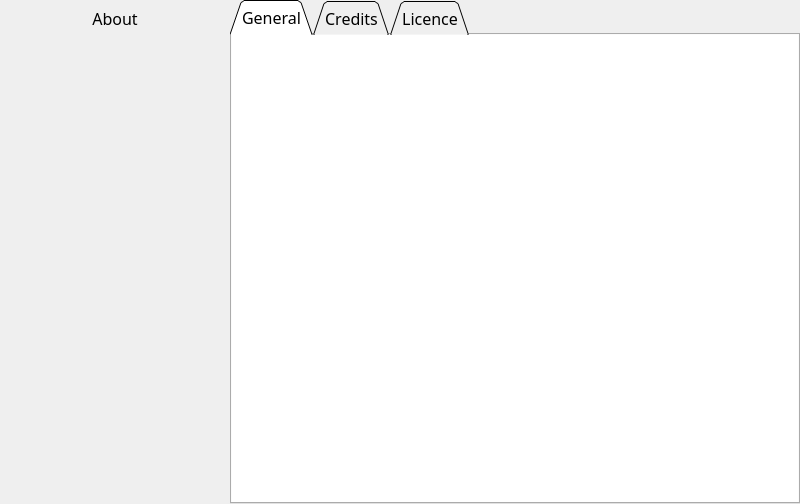
<?xml version="1.0" encoding="UTF-8"?>
<ui version="4.0">
 <class>AppAbout</class>
 <widget class="QDialog" name="AppAbout">
  <property name="geometry">
   <rect>
    <x>0</x>
    <y>0</y>
    <width>800</width>
    <height>504</height>
   </rect>
  </property>
  <property name="font">
   <font>
    <family>Trebuchet MS</family>
    <pointsize>12</pointsize>
   </font>
  </property>
  <property name="windowTitle">
   <string>About mBible</string>
  </property>
  <property name="windowIcon">
   <iconset resource="../icons/icons.qrc">
    <normaloff>:/icons/app_icon</normaloff>:/icons/app_icon</iconset>
  </property>
  <property name="sizeGripEnabled">
   <bool>false</bool>
  </property>
  <layout class="QVBoxLayout" name="MainLayout">
   <property name="spacing">
    <number>0</number>
   </property>
   <property name="leftMargin">
    <number>0</number>
   </property>
   <property name="topMargin">
    <number>0</number>
   </property>
   <property name="rightMargin">
    <number>0</number>
   </property>
   <property name="bottomMargin">
    <number>0</number>
   </property>
   <item>
    <layout class="QHBoxLayout" name="CentralWidget">
     <property name="spacing">
      <number>0</number>
     </property>
     <property name="bottomMargin">
      <number>0</number>
     </property>
     <item>
      <layout class="QVBoxLayout" name="PanelLeft">
       <item>
        <widget class="QLabel" name="LblSidebar">
         <property name="sizePolicy">
          <sizepolicy hsizetype="Fixed" vsizetype="Fixed">
           <horstretch>0</horstretch>
           <verstretch>0</verstretch>
          </sizepolicy>
         </property>
         <property name="minimumSize">
          <size>
           <width>230</width>
           <height>490</height>
          </size>
         </property>
         <property name="text">
          <string>&lt;html&gt;&lt;head/&gt;&lt;body&gt;&lt;p align=&quot;center&quot;&gt;About&lt;/p&gt;&lt;p align=&quot;center&quot;&gt;&lt;img src=&quot;:/images/version.png&quot;/&gt;&lt;/p&gt;&lt;/body&gt;&lt;/html&gt;</string>
         </property>
         <property name="scaledContents">
          <bool>true</bool>
         </property>
         <property name="alignment">
          <set>Qt::AlignLeading|Qt::AlignLeft|Qt::AlignTop</set>
         </property>
        </widget>
       </item>
      </layout>
     </item>
     <item>
      <layout class="QVBoxLayout" name="PanelRight">
       <item>
        <widget class="QTabWidget" name="PrefsTabs">
         <property name="enabled">
          <bool>true</bool>
         </property>
         <property name="sizePolicy">
          <sizepolicy hsizetype="Expanding" vsizetype="Expanding">
           <horstretch>0</horstretch>
           <verstretch>0</verstretch>
          </sizepolicy>
         </property>
         <property name="minimumSize">
          <size>
           <width>0</width>
           <height>0</height>
          </size>
         </property>
         <property name="font">
          <font>
           <family>Trebuchet MS</family>
           <pointsize>12</pointsize>
           <weight>50</weight>
           <bold>false</bold>
          </font>
         </property>
         <property name="tabPosition">
          <enum>QTabWidget::North</enum>
         </property>
         <property name="tabShape">
          <enum>QTabWidget::Triangular</enum>
         </property>
         <property name="currentIndex">
          <number>0</number>
         </property>
         <property name="elideMode">
          <enum>Qt::ElideNone</enum>
         </property>
         <property name="documentMode">
          <bool>false</bool>
         </property>
         <property name="tabsClosable">
          <bool>false</bool>
         </property>
         <property name="movable">
          <bool>true</bool>
         </property>
         <property name="tabBarAutoHide">
          <bool>true</bool>
         </property>
         <widget class="QWidget" name="TabPage1">
          <property name="sizePolicy">
           <sizepolicy hsizetype="Preferred" vsizetype="Fixed">
            <horstretch>0</horstretch>
            <verstretch>0</verstretch>
           </sizepolicy>
          </property>
          <property name="font">
           <font>
            <family>Trebuchet MS</family>
            <pointsize>12</pointsize>
            <weight>50</weight>
            <bold>false</bold>
           </font>
          </property>
          <property name="accessibleName">
           <string extracomment="This has to be equal to the tab title in all the main tabs">History</string>
          </property>
          <attribute name="title">
           <string>General</string>
          </attribute>
          <layout class="QVBoxLayout" name="LayoutTabPage1">
           <property name="spacing">
            <number>0</number>
           </property>
           <property name="leftMargin">
            <number>0</number>
           </property>
           <property name="topMargin">
            <number>0</number>
           </property>
           <property name="rightMargin">
            <number>0</number>
           </property>
           <property name="bottomMargin">
            <number>0</number>
           </property>
           <item>
            <widget class="QTextBrowser" name="TxtTab1">
             <property name="frameShape">
              <enum>QFrame::NoFrame</enum>
             </property>
             <property name="html">
              <string>&lt;!DOCTYPE HTML PUBLIC &quot;-//W3C//DTD HTML 4.0//EN&quot; &quot;http://www.w3.org/TR/REC-html40/strict.dtd&quot;&gt;
&lt;html&gt;&lt;head&gt;&lt;meta name=&quot;qrichtext&quot; content=&quot;1&quot; /&gt;&lt;style type=&quot;text/css&quot;&gt;
p, li { white-space: pre-wrap; }
&lt;/style&gt;&lt;/head&gt;&lt;body style=&quot; font-family:'Trebuchet MS','Trebuchet MS','Trebuchet MS'; font-size:12pt; font-weight:400; font-style:normal;&quot;&gt;
&lt;p style=&quot;-qt-paragraph-type:empty; margin-top:0px; margin-bottom:0px; margin-left:0px; margin-right:0px; -qt-block-indent:0; text-indent:0px;&quot;&gt;&lt;br /&gt;&lt;/p&gt;&lt;/body&gt;&lt;/html&gt;</string>
             </property>
            </widget>
           </item>
          </layout>
         </widget>
         <widget class="QWidget" name="TabPage2">
          <property name="font">
           <font>
            <family>Trebuchet MS</family>
            <pointsize>12</pointsize>
            <weight>50</weight>
            <bold>false</bold>
           </font>
          </property>
          <property name="accessibleName">
           <string extracomment="This has to be equal to the tab title in all the main tabs">History</string>
          </property>
          <attribute name="title">
           <string>Credits</string>
          </attribute>
          <layout class="QVBoxLayout" name="LayoutTabPage2">
           <property name="spacing">
            <number>0</number>
           </property>
           <property name="leftMargin">
            <number>0</number>
           </property>
           <property name="topMargin">
            <number>0</number>
           </property>
           <property name="rightMargin">
            <number>0</number>
           </property>
           <property name="bottomMargin">
            <number>0</number>
           </property>
           <item>
            <widget class="QTextBrowser" name="TxtTab2">
             <property name="frameShape">
              <enum>QFrame::NoFrame</enum>
             </property>
             <property name="html">
              <string>&lt;!DOCTYPE HTML PUBLIC &quot;-//W3C//DTD HTML 4.0//EN&quot; &quot;http://www.w3.org/TR/REC-html40/strict.dtd&quot;&gt;
&lt;html&gt;&lt;head&gt;&lt;meta name=&quot;qrichtext&quot; content=&quot;1&quot; /&gt;&lt;style type=&quot;text/css&quot;&gt;
p, li { white-space: pre-wrap; }
&lt;/style&gt;&lt;/head&gt;&lt;body style=&quot; font-family:'Trebuchet MS','Trebuchet MS','Trebuchet MS'; font-size:12pt; font-weight:400; font-style:normal;&quot;&gt;
&lt;p style=&quot;-qt-paragraph-type:empty; margin-top:0px; margin-bottom:0px; margin-left:0px; margin-right:0px; -qt-block-indent:0; text-indent:0px;&quot;&gt;&lt;br /&gt;&lt;/p&gt;&lt;/body&gt;&lt;/html&gt;</string>
             </property>
            </widget>
           </item>
          </layout>
         </widget>
         <widget class="QWidget" name="TabPage3">
          <property name="font">
           <font>
            <family>Trebuchet MS</family>
            <pointsize>12</pointsize>
            <weight>50</weight>
            <bold>false</bold>
           </font>
          </property>
          <property name="accessibleName">
           <string extracomment="This has to be equal to the tab title in all the main tabs">History</string>
          </property>
          <attribute name="title">
           <string>Licence</string>
          </attribute>
          <layout class="QVBoxLayout" name="LayoutTabPage3">
           <property name="spacing">
            <number>0</number>
           </property>
           <property name="leftMargin">
            <number>0</number>
           </property>
           <property name="topMargin">
            <number>0</number>
           </property>
           <property name="rightMargin">
            <number>0</number>
           </property>
           <property name="bottomMargin">
            <number>0</number>
           </property>
           <item>
            <widget class="QTextBrowser" name="TxtTab3">
             <property name="frameShape">
              <enum>QFrame::NoFrame</enum>
             </property>
            </widget>
           </item>
          </layout>
         </widget>
        </widget>
       </item>
      </layout>
     </item>
    </layout>
   </item>
  </layout>
 </widget>
 <resources>
  <include location="../icons/icons.qrc"/>
 </resources>
 <connections/>
</ui>
